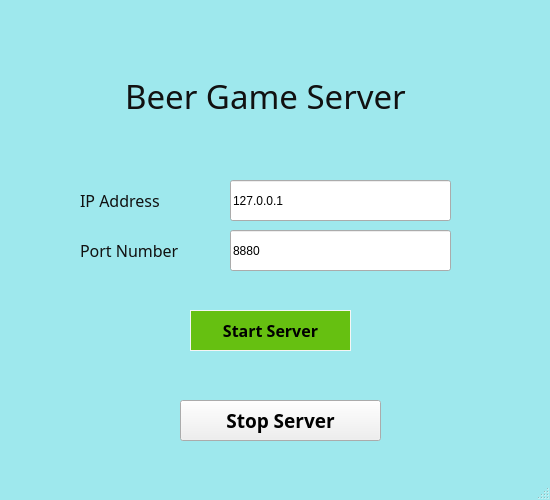
<?xml version="1.0" encoding="UTF-8"?>
<ui version="4.0">
 <class>BeerGameServerWindow</class>
 <widget class="QMainWindow" name="BeerGameServerWindow">
  <property name="geometry">
   <rect>
    <x>0</x>
    <y>0</y>
    <width>550</width>
    <height>500</height>
   </rect>
  </property>
  <property name="windowTitle">
   <string>MainWindow</string>
  </property>
  <property name="styleSheet">
   <string notr="true">#BeerGameServerWindow {
	/*background-image: url(:/images/beer_server.jpg);*/
	
	background-color: rgb(158, 232, 237);
}</string>
  </property>
  <widget class="QWidget" name="centralwidget">
   <widget class="QGroupBox" name="settingsGroup">
    <property name="enabled">
     <bool>true</bool>
    </property>
    <property name="geometry">
     <rect>
      <x>0</x>
      <y>30</y>
      <width>550</width>
      <height>361</height>
     </rect>
    </property>
    <property name="styleSheet">
     <string notr="true">#settingsGroup{
	background-color: rgb(158, 232, 237);
	border-radius: 4px;
}

#settingsGroup:disabled{
	background-color: rgb(158, 232, 237);
}</string>
    </property>
    <property name="title">
     <string/>
    </property>
    <widget class="QFrame" name="frame">
     <property name="geometry">
      <rect>
       <x>60</x>
       <y>120</y>
       <width>401</width>
       <height>141</height>
      </rect>
     </property>
     <property name="styleSheet">
      <string notr="true">#frame{
   border: 0px solid #f5f5f5;
}</string>
     </property>
     <property name="frameShape">
      <enum>QFrame::StyledPanel</enum>
     </property>
     <property name="frameShadow">
      <enum>QFrame::Raised</enum>
     </property>
     <widget class="QLineEdit" name="ip_input">
      <property name="geometry">
       <rect>
        <x>170</x>
        <y>30</y>
        <width>221</width>
        <height>41</height>
       </rect>
      </property>
      <property name="styleSheet">
       <string notr="true">#lineEdit{
    border: 1px solid #f5f5f5;
}</string>
      </property>
      <property name="text">
       <string>127.0.0.1</string>
      </property>
     </widget>
     <widget class="QLabel" name="ip_label">
      <property name="geometry">
       <rect>
        <x>20</x>
        <y>30</y>
        <width>131</width>
        <height>41</height>
       </rect>
      </property>
      <property name="font">
       <font>
        <family>League Spartan Bold</family>
        <pointsize>12</pointsize>
       </font>
      </property>
      <property name="styleSheet">
       <string notr="true">#ip_label { 
	color: #111;
	font-family: 'League Spartan Bold', arial;
}

#ip_label:disabled {
	color: #c0c0c0;
}</string>
      </property>
      <property name="text">
       <string>IP Address</string>
      </property>
     </widget>
     <widget class="QLineEdit" name="port_input">
      <property name="geometry">
       <rect>
        <x>170</x>
        <y>80</y>
        <width>221</width>
        <height>41</height>
       </rect>
      </property>
      <property name="styleSheet">
       <string notr="true">#lineEdit_3{
    border: 1px solid #f5f5f5;
}</string>
      </property>
      <property name="text">
       <string>8880</string>
      </property>
     </widget>
     <widget class="QLabel" name="port_label">
      <property name="geometry">
       <rect>
        <x>20</x>
        <y>80</y>
        <width>131</width>
        <height>41</height>
       </rect>
      </property>
      <property name="font">
       <font>
        <family>League Spartan Bold</family>
        <pointsize>12</pointsize>
       </font>
      </property>
      <property name="styleSheet">
       <string notr="true">#port_label{ 
	color: #111;
	font-family: 'League Spartan Bold', arial;
}

#port_label:disabled {
	color: #c0c0c0;
}</string>
      </property>
      <property name="text">
       <string>Port Number</string>
      </property>
     </widget>
     <zorder>port_input</zorder>
     <zorder>ip_label</zorder>
     <zorder>port_label</zorder>
     <zorder>ip_input</zorder>
    </widget>
    <widget class="QLabel" name="win_heading">
     <property name="geometry">
      <rect>
       <x>70</x>
       <y>10</y>
       <width>391</width>
       <height>111</height>
      </rect>
     </property>
     <property name="font">
      <font>
       <family>League Spartan Bold</family>
       <pointsize>25</pointsize>
      </font>
     </property>
     <property name="styleSheet">
      <string notr="true">#win_heading{ 
	color: #111;
	font-family: 'League Spartan Bold', arial;
	color: #111;
}

#win_heading:disabled {
	color: #c0c0c0;
}</string>
     </property>
     <property name="text">
      <string>Beer Game Server</string>
     </property>
     <property name="alignment">
      <set>Qt::AlignCenter</set>
     </property>
    </widget>
    <widget class="QPushButton" name="start_server_btn">
     <property name="geometry">
      <rect>
       <x>190</x>
       <y>280</y>
       <width>161</width>
       <height>41</height>
      </rect>
     </property>
     <property name="font">
      <font>
       <family>League Spartan Bold</family>
       <pointsize>12</pointsize>
       <weight>75</weight>
       <bold>true</bold>
      </font>
     </property>
     <property name="cursor">
      <cursorShape>PointingHandCursor</cursorShape>
     </property>
     <property name="styleSheet">
      <string notr="true">
#start_server_btn {
	color: rgb(0, 0, 0);
   background-color: #66c011;
    border-color:#007bff;
    font-family: 'League Spartan Bold', arial;
    font-weight: bold;
    border: 1px solid #f5f5f5; 
}

#start_server_btn:hover { background-color: #66c011; color: white; border: 1px solid black;}

#start_server_btn:disabled {
	background-color: #add8e6;
	color: black;
}</string>
     </property>
     <property name="text">
      <string>Start Server</string>
     </property>
    </widget>
    <zorder>frame</zorder>
    <zorder>start_server_btn</zorder>
    <zorder>win_heading</zorder>
   </widget>
   <widget class="QPushButton" name="stopServerBtn">
    <property name="geometry">
     <rect>
      <x>180</x>
      <y>400</y>
      <width>201</width>
      <height>41</height>
     </rect>
    </property>
    <property name="font">
     <font>
      <family>League Spartan Bold</family>
      <pointsize>14</pointsize>
      <weight>75</weight>
      <bold>true</bold>
     </font>
    </property>
    <property name="styleSheet">
     <string notr="true">
#stopServer Btn{
	background-color: rgb(220, 76, 76);
    border-color:#007bff;
    font-family: 'League Spartan Bold', arial;
    font-weight: bold;
    border: 1px solid #f5f5f5; 
}

#stopServerBtn:hover { background-color: rgb(220, 76, 76); color: white; border: 1px solid black;}

#stopServerBtn:disabled {
	background-color: rgb(220, 76, 76);
	color: black;
}</string>
    </property>
    <property name="text">
     <string>Stop Server</string>
    </property>
   </widget>
   <zorder>stopServerBtn</zorder>
   <zorder>settingsGroup</zorder>
  </widget>
  <widget class="QMenuBar" name="menubar">
   <property name="geometry">
    <rect>
     <x>0</x>
     <y>0</y>
     <width>550</width>
     <height>22</height>
    </rect>
   </property>
  </widget>
  <widget class="QStatusBar" name="statusbar"/>
 </widget>
 <resources/>
 <connections/>
</ui>
